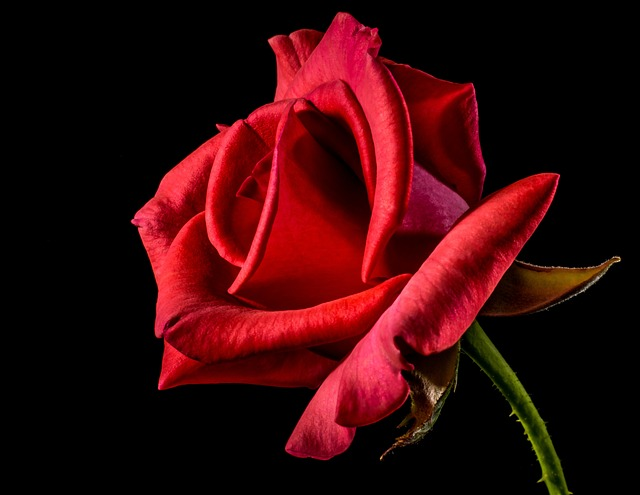
#> input picture Rose.jpg, 640 x 495 px, found by its file name
$ python PE14_Torres.py
#> lines starting #> are read from the running program, lines starting #| are printed output that depends on the picture
import cv2
from PIL import Image
import numpy as np

image = Image.open('rose.JPG')
#> image is the input picture: PIL image 640x495 RGB; mean R, G, B 54.6, 7.8, 9.9

image.thumbnail((450, 500))
#> image: PIL image 450x348 RGB
image.save('rose_resized.JPG')

originalImage = cv2.imread('rose_resized.JPG')
grayImage = cv2.cvtColor(originalImage, cv2.COLOR_BGR2GRAY)
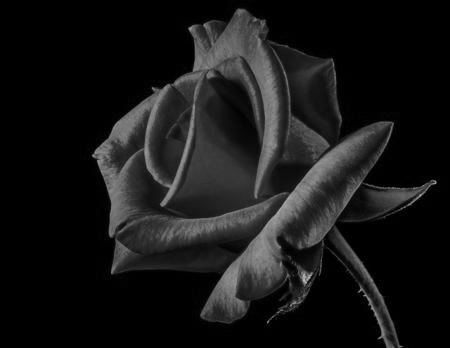
#> grayImage: shape (348, 450); min 0, max 187, mean 22.3
invertImage = cv2.bitwise_not(originalImage)
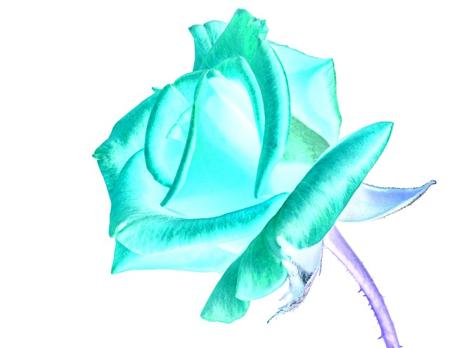
#> invertImage: shape (348, 450, 3); mean B, G, R 244.7, 246.8, 200.3
cv2.imwrite('gray.png', grayImage)
cv2.imwrite('invert.png', invertImage)

mountain = cv2.imread('gray.png', 1)
#> mountain: shape (348, 450, 3); min 0, max 187, mean 22.3

# Read image2
dog = cv2.imread('invert.png', 1)

# Blending the images with 0.3 and 0.7
img = cv2.addWeighted(mountain, 0.7, dog, 0.3, 9)
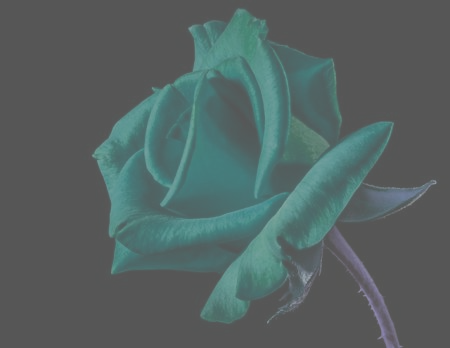
#> img: shape (348, 450, 3); mean B, G, R 98.3, 98.9, 85

# Show the image
cv2.imshow('orig', originalImage)
cv2.imshow('image', img)

# Wait for a key
cv2.waitKey(0)

# Distroy all the window open
#> (the run stopped early here; a loop or call above may not have finished)
